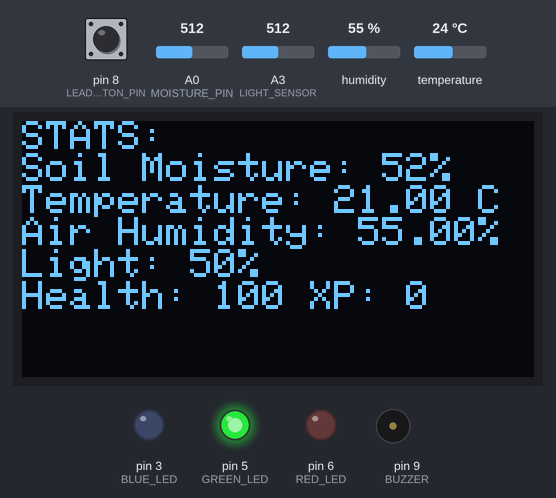
The sketch below on a simulated Arduino Uno, built with avr-gcc and run on an emulated ATmega328P. On the bench: 128×64 one-colour display, output pins drawn as LEDs (lit = HIGH), buzzer (waves = sounding, pin HIGH). The inputs (shaded band) are chosen by the test bench; at power-on: pin 8 (LEADERBOARD_BUTTON_PIN) HIGH, humidity 55 %, A0 (MOISTURE_PIN) = 512, temperature 24 °C, A3 (LIGHT_SENSOR) = 512. Random numbers use the default seed unless the sketch sets one; what the sketch prints to the serial monitor is not drawn.

Above: at 1.2 s.
1.3 s: pin 8 (LEADERBOARD_BUTTON_PIN) pulled LOW for 1 s
At 2.6 s:
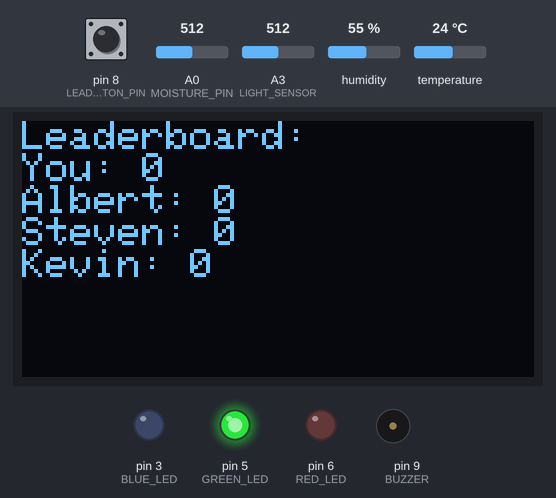
3.8 s: pin 8 (LEADERBOARD_BUTTON_PIN) pulled LOW for 0.35 s
At 7.9 s:
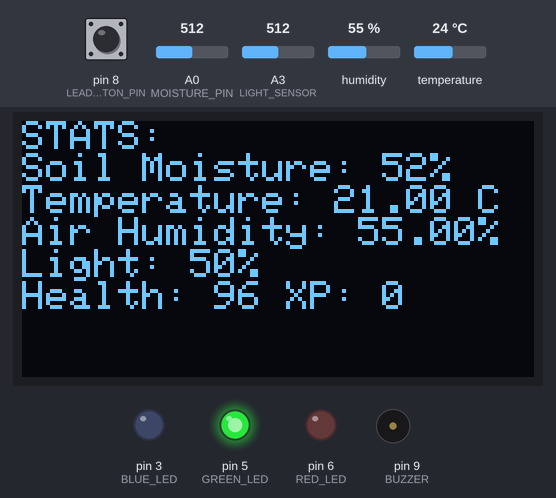
10.2 s: humidity set to 22 %
At 10.9 s:
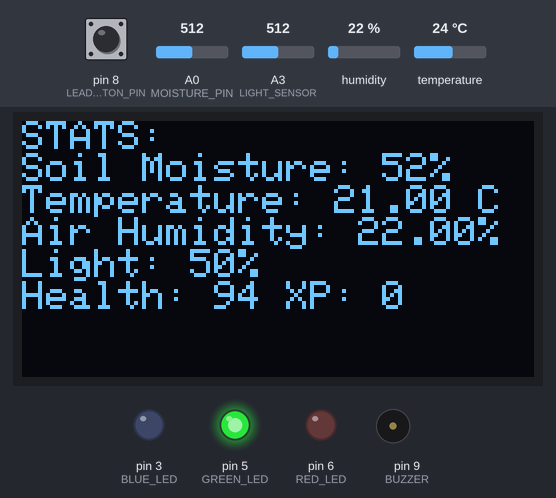
13.8 s: A0 (MOISTURE_PIN) set to 716
At 15.4 s:
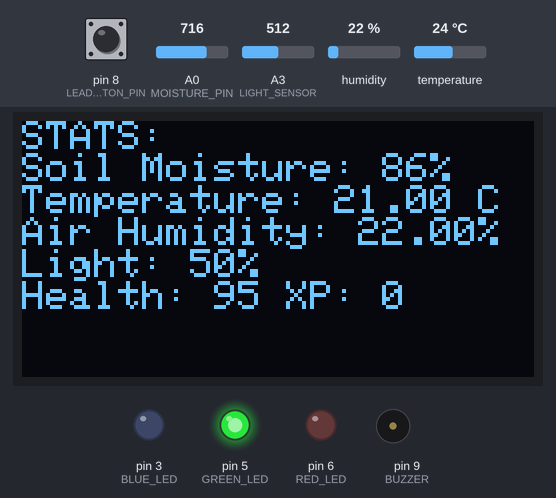
17.3 s: temperature set to 12 °C
At 20.5 s:
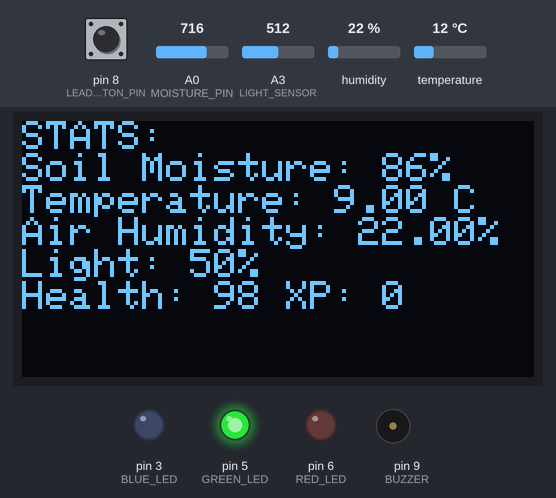
20.8 s: temperature set to 19 °C
At 23.5 s:
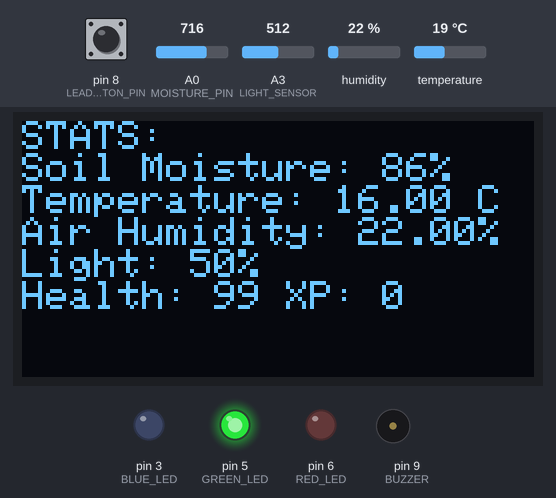
Timing chart, 0 to 25.0 s (numbered marks = the images above; inputs shaded):
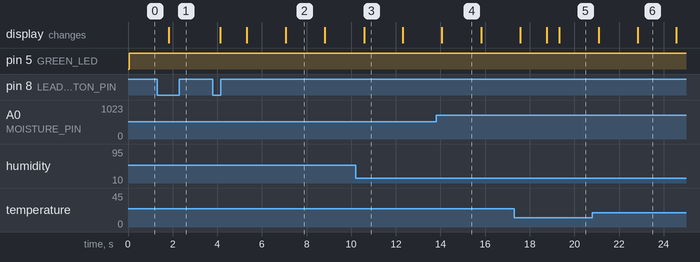

Measured:
- after the input at 3.8 s, the display: first changes after 0.34 s (image 2 shows a later state)
- what the display in image 3 shows lasts 1.7 s, from 10.6 s to 12.3 s
- what the display in image 4 shows lasts 1.7 s, from 14.1 s to 15.8 s

The sketch:

main.ino
```cpp
#include <Wire.h>
#include <Adafruit_GFX.h>
#include <Adafruit_SSD1306.h>
#include <DHT.h>

#define SCREEN_WIDTH 128
#define SCREEN_HEIGHT 64
Adafruit_SSD1306 display(SCREEN_WIDTH, SCREEN_HEIGHT, &Wire, -1);

#define DHTPIN 2
#define DHTTYPE DHT11
DHT dht(DHTPIN, DHTTYPE);

#define MOISTURE_PIN A0
#define LIGHT_SENSOR A3
#define RED_LED 6
#define GREEN_LED 5
#define BLUE_LED 3
#define BUZZER 9

#define LEADERBOARD_BUTTON_PIN 8
#define WATER_BUTTON_PIN 3

#define DELTA 5

int plantHealth = 100; // current health of your plant
int xp = 0; // score

const int moistureOptimalLow  = 550;
const int moistureOptimalHigh = 780;
const int lightOptimalLow     = 300;
const int lightOptimalHigh    = 900;  // adjust based on your calibration
const float tempOptimalLow    = 15.0;
const float tempOptimalHigh   = 30.0;
const float humidityOptimalLow  = 10.0;
const float humidityOptimalHigh = 30.0;

unsigned long lastUpdateTime = 0;
unsigned long lastScoreTime = 0;
const unsigned long updateInterval = 1600;
const unsigned long scoreInterval = 10000;

int buttonClickCount = 0;
bool currentLeaderboardButtonState = HIGH;
bool showLeaderboard = false;
bool prevButtonState = HIGH;
unsigned long prevLeaderboardDebounceTime = 0;
const unsigned long leaderboardDebounceDelay = 1;

bool waterButtonState = HIGH;
bool lastWaterButtonState = HIGH;
unsigned long lastWaterDebounceTime = 0;
const unsigned long waterDebounceDelay = 1;

// String npcNames[3] = {"Albert", "Steven", "Kevin"};
int npcScores[3] = {0, 0, 0};

void setup() {
  Serial.begin(9600);
  dht.begin();

  pinMode(MOISTURE_PIN, INPUT);
  pinMode(LIGHT_SENSOR, INPUT);
  pinMode(BUZZER, OUTPUT);
  pinMode(RED_LED, OUTPUT);
  pinMode(GREEN_LED, OUTPUT);
  pinMode(BLUE_LED, OUTPUT);

  // set up buttons with internal pullup resistors
  pinMode(LEADERBOARD_BUTTON_PIN, INPUT_PULLUP);
  pinMode(WATER_BUTTON_PIN, INPUT_PULLUP);

  if (!display.begin(SSD1306_SWITCHCAPVCC, 0x3C)) {
    Serial.println("SSD1306 allocation failed");
    for (;;);
  }

  display.clearDisplay();
}

void loop() {
  int moisture = analogRead(MOISTURE_PIN);
  int light = analogRead(LIGHT_SENSOR);
  float temperature = dht.readTemperature() - 3.0; // apply offset
  float humidity = dht.readHumidity();

  int minVal = 200, maxVal = 800;

  int constrainedVal = constrain(moisture, minVal, maxVal);

  int moisturePercent = map(constrainedVal, minVal, maxVal, 0, 100);

  int lightPercent = map(light, 0, 1023, 0, 100);

  // game mechanism revised
  bool moistureOK = (moisture >= moistureOptimalLow && moisture <= moistureOptimalHigh);
  bool lightOK = (light >= lightOptimalLow && light <= lightOptimalHigh);
  bool tempOK = (temperature >= tempOptimalLow && temperature <= tempOptimalHigh);
  bool humidityOK = (humidity >= humidityOptimalLow && humidity <= humidityOptimalHigh);

  Serial.print("moisture");
  Serial.println(moistureOK);
  Serial.print("light");
  Serial.println(lightOK);
  Serial.print("temp");
  Serial.println(tempOK);
  Serial.print("humidity");
  Serial.println(humidityOK);

  bool allInRange = (moistureOK && lightOK && tempOK && humidityOK);

  if (millis() - lastUpdateTime > updateInterval) {
    if (allInRange) {
      plantHealth += 2; // gain faster
    } else {
      plantHealth--;
    }

    plantHealth = constrain(plantHealth, 0, 100);

    lastUpdateTime = millis();
  }

  if (millis() - lastScoreTime > scoreInterval) {
    if (moistureOK && lightOK && tempOK && humidityOK && plantHealth > 40) {
      xp++;

      // randomly increase each NPC's score in range [-2, 2]
      for (int i = 0; i < 3; i++) {
        npcScores[i] += random(0, 3);
        if (npcScores[i] > 100) {
          npcScores[i] = 100;
        }
      }
    }

    lastScoreTime = millis();
  }

  if (plantHealth >= 80) {
    Serial.println(plantHealth);
    setLED(0, 255, 0); // green
  } else if (plantHealth >= 40) {
    setLED(255, 255, 0);
  } else {
    setLED(255, 0, 0);
  }

  // read state of leaderboard button
  bool leaderboardReading = digitalRead(LEADERBOARD_BUTTON_PIN);
  Serial.println(leaderboardReading);
  if (leaderboardReading != prevButtonState) {
    prevLeaderboardDebounceTime = millis();
  }

  if ((millis() - prevLeaderboardDebounceTime) > leaderboardDebounceDelay) {
    if (leaderboardReading != currentLeaderboardButtonState) {
      currentLeaderboardButtonState = leaderboardReading;

      if (currentLeaderboardButtonState == LOW) {
        showLeaderboard = !showLeaderboard;
        Serial.print("showLeaderboard toggled to: ");
        Serial.println(showLeaderboard ? "true" : "false");
      }
    }
  }

  prevButtonState = leaderboardReading;

  display.clearDisplay();

  if (!showLeaderboard) {
    display.setTextSize(1);
    display.setTextColor(WHITE);
    display.setCursor(0, 0);
    display.println("STATS:");

    // display.print("Health: ");
    // display.println(plantHealth);
    // display.print("XP: ");
    // display.println(xp);
    // display.display();

    // delay(2000);
    // display.println("Data");

    // display.setTextSize(1);
    // display.setCursor(0, 25);
    // display.print("Raw: ");
    // display.println(moisture);

    // display.setCursor(0, 30);
    display.print("Soil Moisture: ");
    display.print(moisturePercent);
    display.println("%");

    // print temperature
    display.print("Temperature: ");
    display.print(temperature);
    display.println(" C");

    // print humidity
    display.print("Air Humidity: ");
    display.print(humidity);
    display.println("%");

    // display light data
    display.print("Light: ");
    display.print(lightPercent);
    display.println("%");

    display.print("Health: ");
    display.print(plantHealth);
    display.print(" XP: ");
    display.println(xp);

    // display.setCursor(0, 40);
    // String adviceLine = "";

    // // Priority-based or example-based messages
    // if (!moistureOK) {
    //   adviceLine = "Please water me!";
    // } else if (!lightOK) {
    //   adviceLine = "I need more light!";
    // } else if (!tempOK) {
    //   adviceLine = "Adjust temperature!";
    // } else if (!humidityOK) {
    //   adviceLine = "Check humidity!";
    // } else {
    //   adviceLine = "All good!";
    // }

    // display.println(adviceLine);

  } else {
    // sortNPCsByScore();

    display.setTextSize(1);
    display.setCursor(0, 0);
    display.println("Leaderboard:");

    display.print("You: ");
    display.println(xp);

    display.print("Albert: ");
    display.println(npcScores[0]);

    display.print("Steven: ");
    display.println(npcScores[1]);

    display.print("Kevin: ");
    display.println(npcScores[2]);
  }

  display.display();

  delay(250);
}

void setLED(int r, int g, int b) {
  analogWrite(RED_LED, r);
  analogWrite(GREEN_LED, g);
  analogWrite(BLUE_LED, b);
}

void sortLeaderboard(int arr[], int size) {
  // sort the leaderboard in non increasing order
  for (int i = 0; i < size - 1; i++) {
    for (int j = 0; j < size - i - 1; j++) {
      if (arr[j] < arr[j + 1]) {
        int temp = arr[j];
        arr[j] = arr[j + 1];
        arr[j + 1] = temp;
      }
    }
  }
}
```
